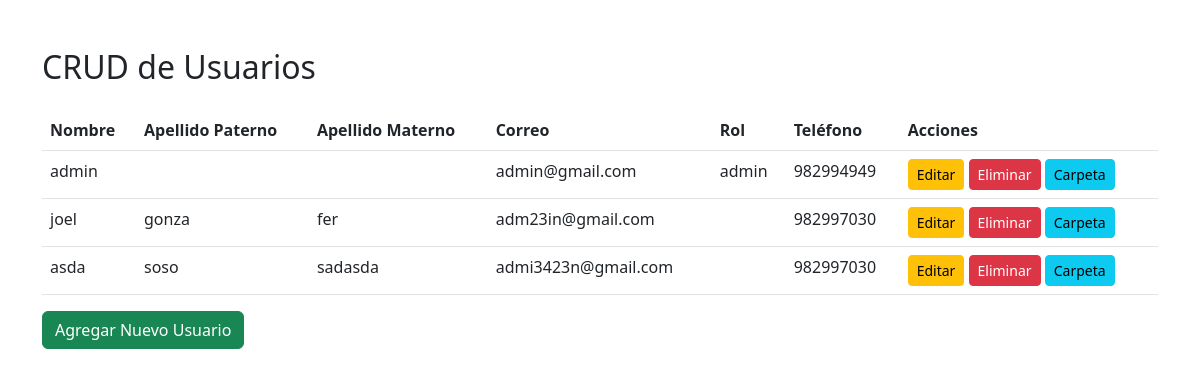
The app's page /home.php with its own data.
### tables this page shows
CREATE TABLE `usuarios` (
  `id` int(11) NOT NULL,
  `nombre` varchar(50) NOT NULL,
  `apellido_paterno` varchar(50) NOT NULL,
  `apellido_materno` varchar(50) DEFAULT NULL,
  `correo` varchar(100) NOT NULL,
  `telefono` varchar(20) DEFAULT NULL,
  `contrasena` varchar(255) NOT NULL,
  `rol` varchar(50) NOT NULL
);

### models/UserModel.php (called while the page is built, shortened)
<?php
require_once 'config/database.php';
class UserModel
{
    private $db;
    public function __construct()
    {
        $dbConfig = [
            'host' => 'localhost',
            'dbname' => 'impactdev',
            'username' => 'root',
            'password' => ''
        ];
        $this->db = new Database($dbConfig['host'], $dbConfig['dbname'], $dbConfig['username'], $dbConfig['password']);
    }
    public function getAllUsers()
    {
        try {
            $query = $this->db->getConnection()->prepare("SELECT * FROM usuarios");
            $query->execute();
            return $query->fetchAll(PDO::FETCH_ASSOC);
        } catch (PDOException $e) {
            die("Error de consulta: " . $e->getMessage());
        }
    }
    public function getUsuarioCarpetaURL($nombre, $apellido_paterno)
    {
        $nombre_limpio = $this->quitar_tildes($nombre);
        $apellido_limpio = str_replace('ñ', 'n', $this->quitar_tildes($apellido_paterno));
        return "https://temis.impact.cl/{$nombre_limpio}_{$apellido_limpio}/";
    }
    private function quitar_tildes($cadena)
    {
        $tildes = ['á', 'é', 'í', 'ó', 'ú', 'Á', 'É', 'Í', 'Ó', 'Ú'];
        $sin_tildes = ['a', 'e', 'i', 'o', 'u', 'A', 'E', 'I', 'O', 'U'];
        return str_replace($tildes, $sin_tildes, $cadena);
    }
}
?>

### config/database.php (called while the page is built)
<?php
class Database {
    private $db;
    public function __construct($host, $dbname, $username, $password) {
        try {
            $this->db = new PDO("mysql:host=$host;dbname=$dbname", $username, $password);
            $this->db->setAttribute(PDO::ATTR_ERRMODE, PDO::ERRMODE_EXCEPTION);
        } catch (PDOException $e) {
            die("Error de conexión: " . $e->getMessage());
        }
    }
    public function getConnection() {
        return $this->db;
    }
}
?>

### home.php (the view, shortened to what this page needs)
<!DOCTYPE html>
<html lang="es">
<head>
  <link href="https://cdn.jsdelivr.net/npm/bootstrap@5.3.0/dist/css/bootstrap.min.css" rel="stylesheet">
</head>
<body>
  <div class="container mt-5">
    <h2 class="mb-4">CRUD de Usuarios</h2>
    <table class="table">
      <thead>
        <tr>
          <th>Nombre</th>
          <th>Apellido Paterno</th>
          <th>Apellido Materno</th>
          <th>Correo</th>
          <th>Rol</th>
          <th>Teléfono</th>
          <th>Acciones</th>
        </tr>
      </thead>
      <tbody>
        <?php
        require_once './config/database.php';
        require_once './models/UserModel.php';
        $userModel = new UserModel();
        try {
          $users = $userModel->getAllUsers();
          foreach ($users as $user) {
            echo '<tr>
                        <td>' . $user['nombre'] . '</td>
                        <td>' . $user['apellido_paterno'] . '</td>
                        <td>' . $user['apellido_materno'] . '</td>
                        <td>' . $user['correo'] . '</td>
                        <td>' . $user['rol'] . '</td>
                        <td>' . $user['telefono'] . '</td>
                        <td>
                        <a href="editar_usuario.php?id='. $user['id'] . '" class="btn btn-warning btn-sm" onclick="return confirm(\'¿Estás seguro de que deseas Editar este usuario?\')" >Editar</a>
                        <a href="eliminar_usuario.php?id='. $user['id'] . '" class="btn btn-danger btn-sm" onclick="return confirm(\'¿Estás seguro de que deseas eliminar este usuario?\')">Eliminar</a>
                        <a href="' . $userModel->getUsuarioCarpetaURL($user['nombre'], $user['apellido_paterno']) . '" class="btn btn-info btn-sm">Carpeta</a>
                          </td>
                      </tr>';
          }
        } catch (PDOException $e) {
          die("Error al obtener usuarios: " . $e->getMessage());
        }
        ?>
      </tbody>
    </table>
    <a href="crear_usuario.php" class="btn btn-success">Agregar Nuevo Usuario</a>
  </div>
</body>
</html>

### records on screen
usuarios: nombre "admin", correo "admin@gmail.com", rol "admin", telefono "982994949"
usuarios: nombre "joel", apellido_paterno "gonza", apellido_materno "fer", correo "adm23in@gmail.com", telefono "982997030"
usuarios: nombre "asda", apellido_paterno "soso", apellido_materno "sadasda", correo "admi3423n@gmail.com", telefono "982997030"
